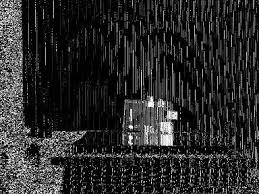
//> input picture 05/median1.jpg, 259 x 194 px
$ ./gaussian median1.jpg   (built with g++ and OpenCV 4)
//> lines starting //> are read from the running program, lines starting //| are printed output that depends on the picture; after the words box and inside, x2 and y2 are one past the last pixel; in counts of white or black regions, pixels touching at a corner belong together
//> further down, src is the input picture: 194 rows x 259 cols, CV_8UC1; min 0, max 255, mean 43
#include <iostream>
#include <cstdlib>
#include <cmath>
#include <math.h>
#include <opencv2/opencv.hpp>
#include <opencv2/imgproc.hpp>

const int NBIN = 256;   // ヒストグラムのビン数

using namespace std;
using namespace cv;
int ipr_gaussian(Mat_<uchar>& src, Mat_<uchar>& dst, int size, double sigma){
//> called with size = 9, sigma = 3
  if( size % 2 == 0){
    cout << "フィルタのサイズは奇数にしてください" << endl;
    return 0;
  }
  if( sigma <= 0 ){
    sigma = 0.3 * ((size - 1) / 2 - 1) + 0.8;
  }
  int shell;
  shell = (size - 1) / 2;
  for(int y = shell; y < src.rows - shell; y++){
    for(int x = shell; x < src.cols - shell; x++){
      float sum = 0;
      float weight;
      for(int yy = 0; yy < size; yy++){
        for(int xx = 0; xx < size; xx++){
          weight = exp((pow(yy - shell, 2) + pow(xx - shell, 2)) / (2 * pow(sigma, 2)) * (-1)) / (2 * pow(sigma, 2) * M_PI);
          sum += (weight * src(y - shell + yy, x - shell + xx));
        }
      }
      dst(y,x) = sum;
    }
  }
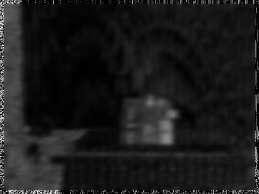
//> dst: 194 rows x 259 cols, CV_8UC1; min 0, max 249, mean 27.4
  int i;
  // 上
  for(int y = 0; y < shell; y++ ){
    for(int x = 0; x < src.cols; x++ ){
      dst(y,x) = 0;
    }
  }
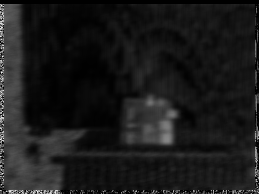
//> dst: 194 rows x 259 cols, CV_8UC1; 1.67% of pixels changed, all inside (x1, y1, x2, y2) = (0, 0, 259, 4)

  // した
  for(int y = src.rows - 1, i = 0; i < shell; i++, y--){
    for(int x = 0; x < src.cols; x++ ){
      dst(y,x) = 0;
    }
  }
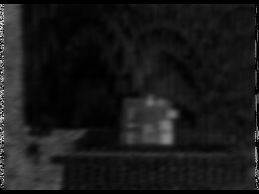
//> dst: 194 rows x 259 cols, CV_8UC1; 1.79% of pixels changed, all inside (x1, y1, x2, y2) = (0, 190, 259, 194)

  // みぎ
  for(int x = src.cols - 1, i = 0; i < shell; i++, x--){
    for(int y = 0; y < src.rows; y++){
      dst(y,x) = 0;
    }
  }
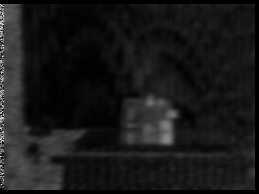
//> dst: 194 rows x 259 cols, CV_8UC1; 1.24% of pixels changed, all inside (x1, y1, x2, y2) = (255, 4, 259, 190)

  // ひだり
  for(int x = 0; x < shell; x++){
    for(int y = 0; y < src.rows; y++){
      dst(y,x) = 0;
    }
  }
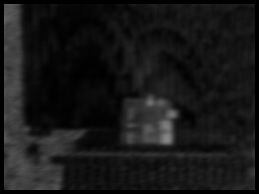
//> dst: 194 rows x 259 cols, CV_8UC1; 1.41% of pixels changed, all inside (x1, y1, x2, y2) = (0, 4, 4, 190)

  return 0;

}
int main(int argc, char *argv[])
{
  Mat_<uchar> src = imread(argv[1], IMREAD_GRAYSCALE);
  if ( src.empty() ) {
    cerr << format("can't src (%s) open.\n", argv[1]);
    exit(1);
  }
  imshow("kekka", src);
  waitKey(0);

  ipr_gaussian(src, src, 9, 3);

  imshow("kekka", src);
  waitKey(0);

  return 0;
}
